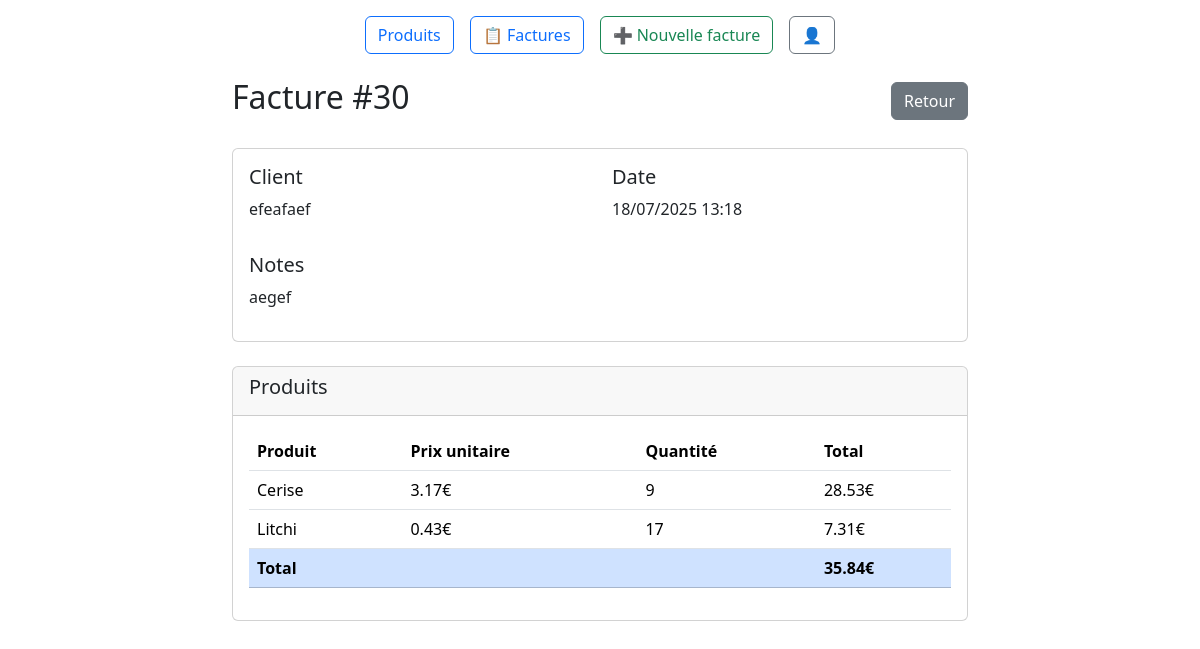
Page /invoices/30/ on the earlier database version.
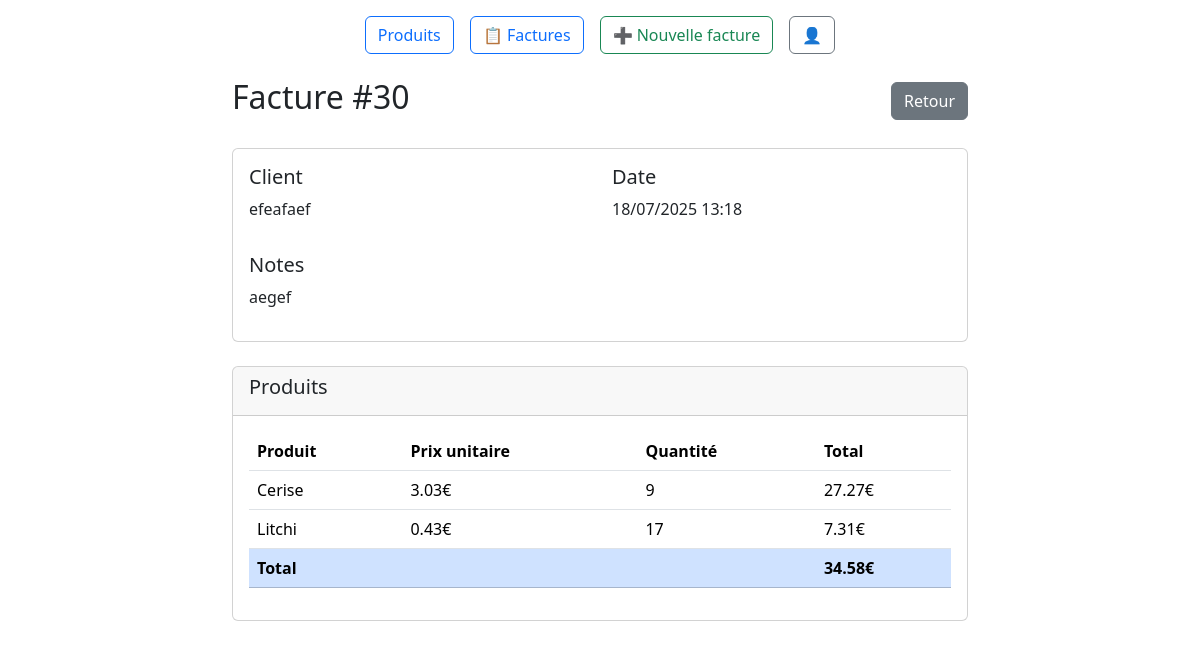
Same page on the later database version.
### products/models.py (models this page shows, shortened)
class InvoiceItem(models.Model):
    invoice = models.ForeignKey(Invoice, on_delete=models.CASCADE)
    product = models.ForeignKey(Product, on_delete=models.CASCADE)
    quantity = models.PositiveIntegerField(default=1)
    def total_price(self):
        return self.product.price * self.quantity

class Product(models.Model):
    name = models.CharField(max_length=100)
    price = models.DecimalField(max_digits=10, decimal_places=2)
    expiration_date = models.DateField(blank=True, null=True)
    image = models.ImageField(upload_to='product_images/', blank=True, null=True)
    class Variety(models.TextChoices):
        France = "FR", "France"
        Maroc = "MAR", "Maroc"
        Espagne = "ESP", "Espagne"
        Italie = "IT", "Italie"
        Tunisie = "TUN", "Tunisie"
        Turquie = "TUR", "Turquie"
        Egypte = "EGY", "Egypte"
    variety = models.fields.CharField(choices=Variety.choices, max_length=3)

class Invoice(models.Model):
    created_at = models.DateTimeField(auto_now_add=True)  # date de création de la facture
    products = models.ManyToManyField('Product', through='InvoiceItem')  # les produits liés
    customer_name = models.CharField(max_length=100)  # optionnel, au cas où
    notes = models.TextField(blank=True, null=True)    # champ libre
    def total_price(self):
        return sum(item.total_price() for item in self.invoiceitem_set.all())

### products/views.py (the view)
# urls.py: path('invoices/<int:id>/', product_views.invoice_detail, name="invoice-detail"),
def invoice_detail(request, id):
    invoice = get_object_or_404(Invoice, pk=id)
    items = InvoiceItem.objects.filter(invoice=invoice)
    return render(request, 'products/invoice_detail.html', {
        'invoice': invoice,
        'items': items
    })

### products/templates/products/invoice_detail.html
{% extends 'products/base.html' %} {% block content %}
<div class="container mt-4">
  <div class="row">
    <div class="col-md-8 offset-md-2">
      <div class="d-flex justify-content-between align-items-center mb-4">
        <h2>Facture #{{ invoice.pk }}</h2>
        <div>
          <a href="{% url 'invoice-list' %}" class="btn btn-secondary"
            >Retour</a
          >
        </div>
      </div>
      <div class="card mb-4">
        <div class="card-body">
          <div class="row">
            <div class="col-md-6">
              <h5>Client</h5>
              <p>{{ invoice.customer_name }}</p>
            </div>
            <div class="col-md-6">
              <h5>Date</h5>
              <p>{{ invoice.created_at|date:"d/m/Y H:i" }}</p>
            </div>
          </div>
          {% if invoice.notes %}
          <div class="mt-3">
            <h5>Notes</h5>
            <p>{{ invoice.notes }}</p>
          </div>
          {% endif %}
        </div>
      </div>
      <div class="card mb-4">
        <div class="card-header">
          <h5>Produits</h5>
        </div>
        <div class="card-body">
          <div class="table-responsive">
            <table class="table">
              <thead>
                <tr>
                  <th>Produit</th>
                  <th>Prix unitaire</th>
                  <th>Quantité</th>
                  <th>Total</th>
                </tr>
              </thead>
              <tbody>
                {% for item in items %}
                <tr>
                  <td>{{ item.product.name }}</td>
                  <td>{{ item.product.price }}€</td>
                  <td>{{ item.quantity }}</td>
                  <td>{{ item.total_price }}€</td>
                </tr>
                {% endfor %}
              </tbody>
              <tfoot>
                <tr class="table-primary">
                  <th colspan="3">Total</th>
                  <th>{{ invoice.total_price }}€</th>
                </tr>
              </tfoot>
            </table>
          </div>
        </div>
      </div>
    </div>
  </div>
</div>
{% endblock %}

Differences in the rows shown:
changed through a linked row, Invoice "efeafaef": total_price "35.84" → "34.58"
changed through a linked row, InvoiceItem "Cerise": product.price "3.17" → "3.03"; total_price "28.53" → "27.27"
